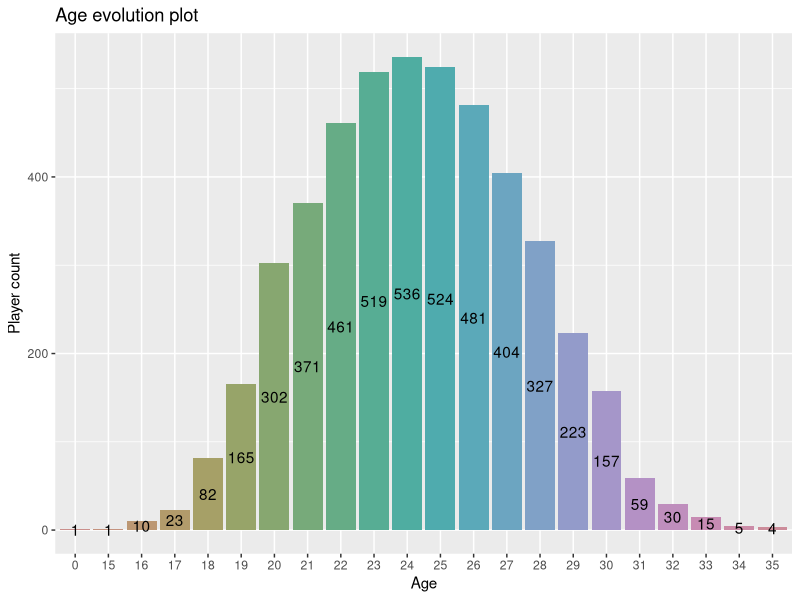
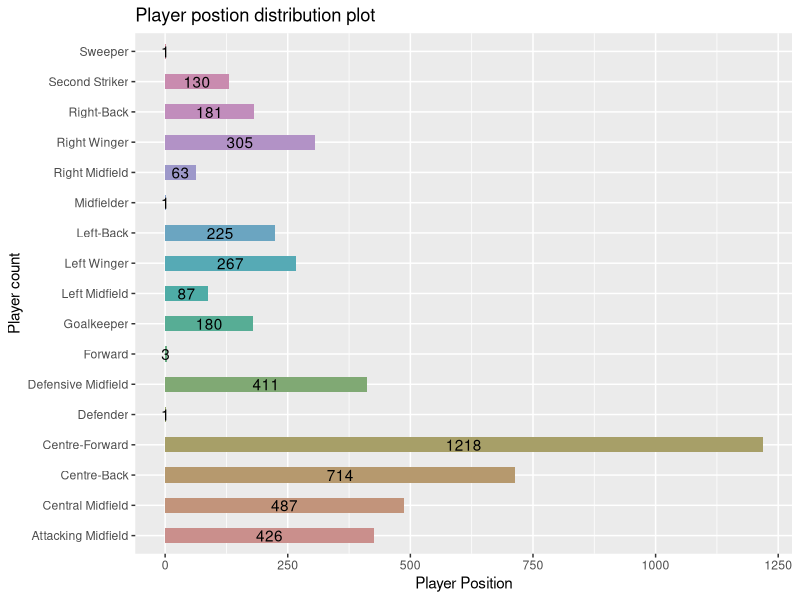
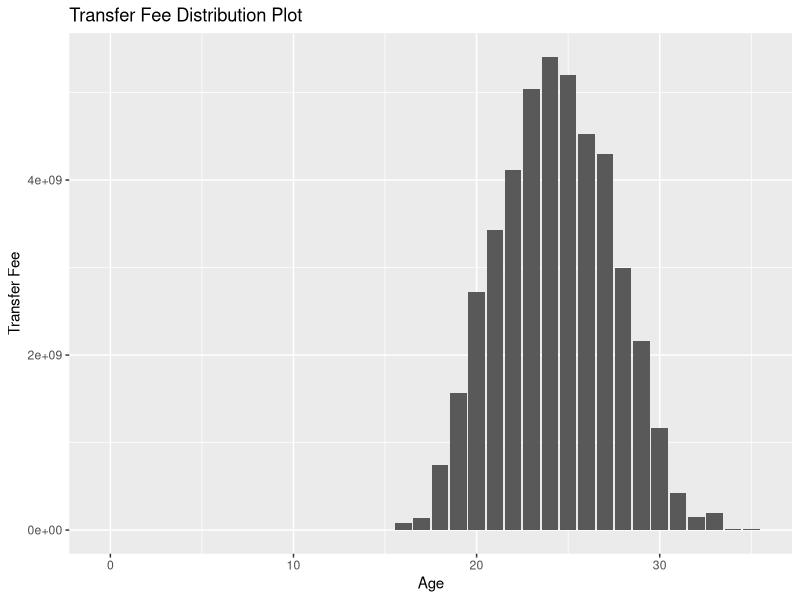

The R script that drew these images, in order:
#setwd("F:/Master/Cursuri/An II/Semestrul II/Data Visualization/Proiect Data Visualization")
setwd("F:/Master/Cursuri/An II/Semestrul II/Data Visualization/Proiect Data Visualization")
transfersData <- read.csv(file = 'top250-00-19.csv')
#install.package(ggplot2)
library(ggplot2)
print(is.data.frame(transfersData))
print(ncol(transfersData))
print(nrow(transfersData))

head(transfersData, 10)

# Get the max transfer fee.
biggestTransferFee <- max(transfersData$Transfer_fee)

# Get the person detail having max transfer fee.
playerMaxTransferFee <- subset(transfersData, Transfer_fee == max(Transfer_fee))
print(playerMaxTransferFee)

       
#ggplot(transfersData)
ggplot(transfersData, aes(x=as.factor(Age), fill=as.factor(Age) )) + 
  geom_bar( ) +
  geom_text(aes(label=..count..), stat="count", position=position_stack(0.5)) +
  labs(title="Age evolution plot", x="Age", y="Player count") + 
  scale_fill_hue(c = 40) +
  theme(legend.position="none")

ggplot(transfersData, aes(x=as.factor(Position), fill=as.factor(Position) )) + 
  geom_bar(width=0.5) +
  coord_flip() +
  geom_text(aes(label=..count..), stat="count", position=position_stack(0.5)) +
  labs(title="Player postion distribution plot", x="Player count", y="Player Position") + 
  scale_fill_hue(c = 40) +
  theme(legend.position="none")

ggplot(data = transfersData) + 
  geom_col(mapping = aes(x = Age, y = Transfer_fee)) +
  labs(title="Transfer Fee Distribution Plot", x="Age", y="Transfer Fee") +
  scale_fill_hue(c = 40) +
  theme(legend.position="none")



